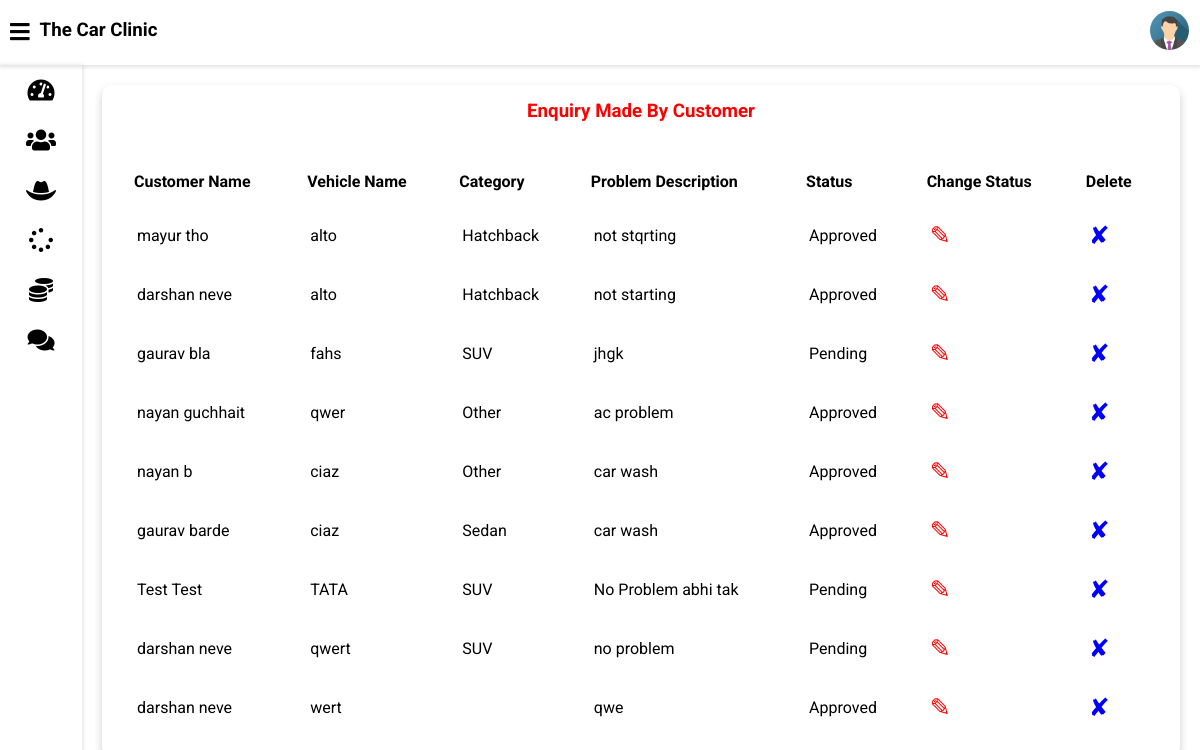
Screenshot of /admin-view-request (signed in) with the database file from the repository.
### vehicle/models.py (models this page shows, shortened)
class Customer(models.Model):
    user=models.OneToOneField(User,on_delete=models.CASCADE)
    profile_pic= models.ImageField(upload_to='profile_pic/CustomerProfilePic/',null=True,blank=True)
    address = models.CharField(max_length=40)
    mobile = models.CharField(max_length=20,null=False)
    @property
    def get_name(self):
        return self.user.first_name+" "+self.user.last_name

class Request(models.Model):
    cat=(('SUV','SUV'),('Hatchback','Hatchback'),('Sedan','Sedan'),('Other','Other'))
    category=models.CharField(max_length=50,choices=cat)
    vehicle_no=models.PositiveIntegerField(null=False)
    vehicle_name = models.CharField(max_length=40,null=False)
    vehicle_model = models.CharField(max_length=40,null=False)
    vehicle_brand = models.CharField(max_length=40,null=False)
    problem_description = models.CharField(max_length=500,null=False)
    date=models.DateField(auto_now=True)
    cost=models.PositiveIntegerField(null=True)
    customer=models.ForeignKey('Customer', on_delete=models.CASCADE,null=True)
    mechanic=models.ForeignKey('Mechanic',on_delete=models.CASCADE,null=True)
    stat=(('Pending','Pending'),('Approved','Approved'),('Repairing','Repairing'),('Repairing Done','Repairing Done'),('Released','Released'))
    status=models.CharField(max_length=50,choices=stat,default='Pending',null=True)

### vehicle/views.py (the view)
# urls.py: path('admin-view-request',views.admin_view_request_view,name='admin-view-request'),
@login_required(login_url='adminlogin')
def admin_view_request_view(request):
    enquiry=models.Request.objects.all().order_by('-id')
    customers=[]
    for enq in enquiry:
        customer=models.Customer.objects.get(id=enq.customer_id)
        customers.append(customer)
    return render(request,'vehicle/admin_view_request.html',{'data':zip(customers,enquiry)})

### templates/vehicle/admin_view_request.html
{% extends 'vehicle/adminbase.html' %}
{% block content %}
	<div class="wrapper">
		<div class="row">
			<div class="col-12 col-m-12 col-sm-12">
				<div class="card">
					<div class="card-header">
						<h3 style="color:red; text-align:center" >Enquiry Made By Customer
						</h3>
					</div>
					<div class="card-content">
						<table>
							<thead>
                <tr>
                  <th>Customer Name</th>
                  <th>Vehicle Name</th>
                  <th>Category</th>
                  <th>Problem Description</th>
                  <th>Status</th>
                  <th>Change Status</th>
                  <th>Delete</th>
                </tr>
							</thead>
							<tbody>
                {% for c,r in data %}
                <tr>
                  <td> {{c.get_name}}</td>
                  <td> {{r.vehicle_name}}</td>
                  <td>{{r.category}}</td>
                  <td>{{r.problem_description}}</td>
                  <td>{{r.status}}</td>
                  <td><a  style="color:red; text-decoration:none;font-size:25px;" href="{% url 'change-status' r.id  %}">&#9998;</a></td>
                  <td><a style="color:blue; text-decoration:none;font-size:25px;"href="{% url 'admin-delete-request' r.id  %}">&#10008;</a></td>
                </tr>
                {% endfor %}
							</tbody>
						</table>
					</div>
				</div>
			</div>
		</div>
<br><br><br><br><br><br><br><br><br><br><br><br><br><br><br><br>
	</div>
{% endblock content %}

### static/style.css (style rules this page uses)
* { box-sizing: border-box; }
body { font-family: 'Roboto', sans-serif; background: var(--main-bg-color); color: var(--main-color); margin: 0; }
.wrapper { padding: 10px; margin-left: 82px; padding-top: 75px; background: var(--second-bg-color); transition: margin-left .5s; }
.row { display: flex; flex-wrap: wrap; flex-direction: row; }
.row:after, .row:before { box-sizing: border-box; }
[class*="col-"] { padding: 10px; }
@media only screen and (min-width: 600px) { .col-sm-12 { width: 100%; } }
@media only screen and (min-width: 768px) { .col-m-12 { width: 100%; } }
@media only screen and (min-width: 992px) { .col-12 { width: 100%; } }
.card { background: var(--main-bg-color); color: var(--main-color); border-radius: 10px; margin-bottom: 10px; box-shadow: 0 4px 8px 0 rgba(0,0,0,0.2); }
.card-header { padding: 15px 30px; border-bottom: 1px solid var(--second-bg-color); position: relative; }
.card-header h3 { margin: 0; }
.card-content { padding: 20px; overflow-x: auto; }
table { border-collapse: collapse; width: 100%; }
table td { border-top: 1px solid var(--second-bg-color); padding: 15px; }
table th { border-top: 1px solid var(--second-bg-color); border-bottom: 1px solid var(--second-bg-color); padding: 15px 12px; text-align: left; }

### rows the page displays
Customer: get_name "mayur tho", vehicle_name "alto", category "Hatchback", problem_description "not stqrting", status "Approved"
Customer: get_name "darshan neve", vehicle_name "alto", category "Hatchback", problem_description "not starting", status "Approved"
Customer: get_name "gaurav bla", vehicle_name "fahs", category "SUV", problem_description "jhgk", status "Pending"
Customer: get_name "nayan guchhait", vehicle_name "qwer", category "Other", problem_description "ac problem", status "Approved"
Customer: get_name "nayan b", vehicle_name "ciaz", category "Other", problem_description "car wash", status "Approved"
Customer: get_name "gaurav barde", vehicle_name "ciaz", category "Sedan", problem_description "car wash", status "Approved"
Customer: get_name "Test Test", vehicle_name "TATA", category "SUV", problem_description "No Problem abhi tak", status "Pending"
Customer: get_name "darshan neve", vehicle_name "qwert", category "SUV", problem_description "no problem", status "Pending", vehicle_name "wert", problem_description "qwe", status "Approved"
